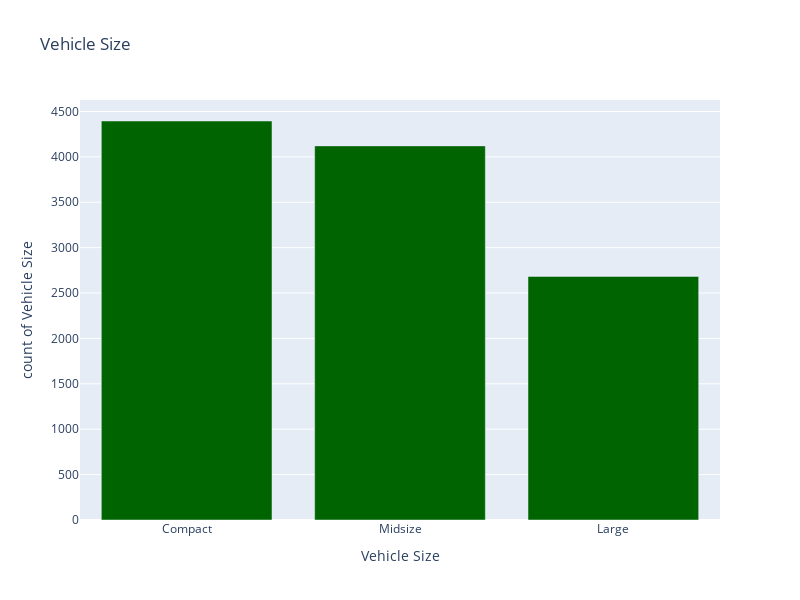

The notebook cell this image was saved under:
### Code cell
value_count(data, 'Vehicle Size')

### Figure 1 — Plotly figure (JSON) as saved in the notebook; plotly's stock layout.template omitted (floating-point values rounded to 4 significant figures)
{"data": [{"alignmentgroup": "True", "hovertemplate": "Vehicle Size=%{x}<br>count of Vehicle Size=%{y}<extra></extra>", "legendgroup": "", "marker": {"color": "darkgreen", "pattern": {"shape": ""}}, "name": "", "offsetgroup": "", "orientation": "v", "showlegend": false, "textposition": "auto", "type": "bar", "x": ["Compact", "Midsize", "Large"], "xaxis": "x", "y": [4395, 4121, 2683], "yaxis": "y"}], "layout": {"barmode": "relative", "height": 600, "legend": {"tracegroupgap": 0}, "title": {"text": "Vehicle Size"}, "width": 800, "xaxis": {"anchor": "y", "domain": [0, 1], "title": {"text": "Vehicle Size"}}, "yaxis": {"anchor": "x", "domain": [0, 1], "title": {"text": "count of Vehicle Size"}}}}
